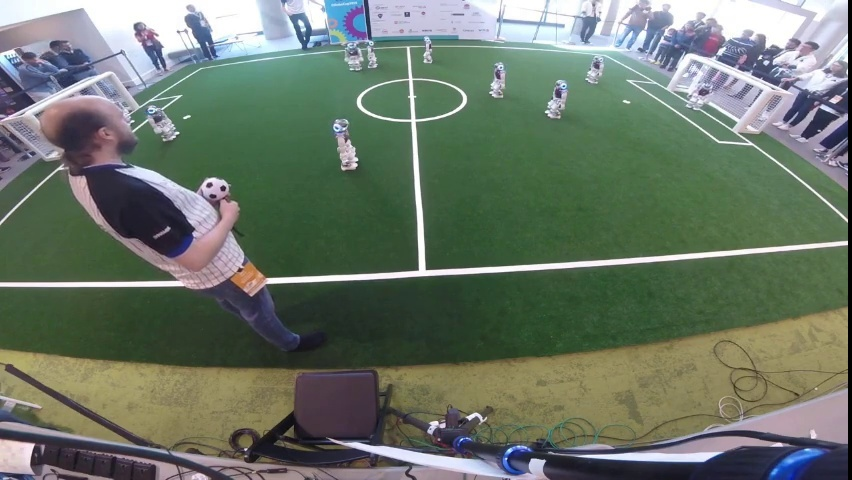
#> input picture background.jpg, 852 x 480 px, found by its file name
$ python extrinsic_parameters_B.py
#> lines starting #> are read from the running program, lines starting #| are printed output that depends on the picture
import cv2
import numpy as np

img = cv2.imread("background.jpg")
#> img is the input picture: shape (480, 852, 3); mean B, G, R 104.2, 117.8, 106.3
cv2.imwrite("background.jpg",cv2.resize(img,(1280,720)))
gray = cv2.cvtColor(img, cv2.COLOR_BGR2GRAY)
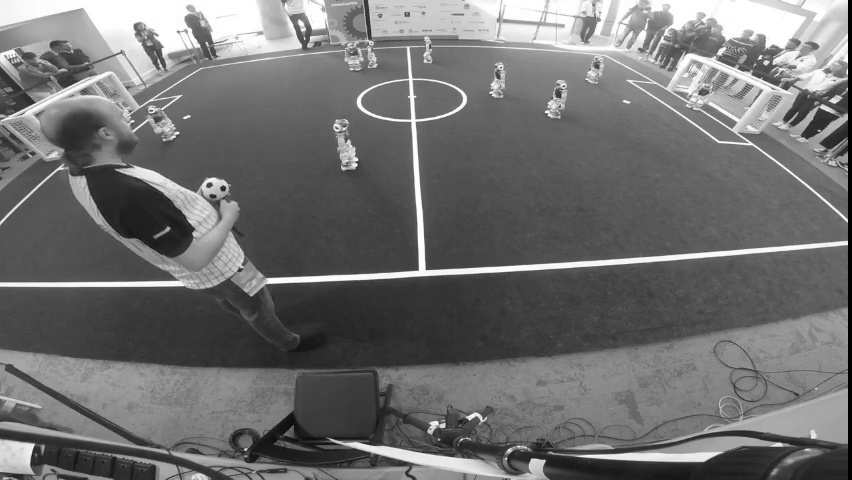
#> gray: shape (480, 852); min 0, max 255, mean 112.8

#points=np.float32([[[4.5,0,0],[4.5,3,0],[4.5,6,0],[4.5,3.75,0],[4.5,2.25,0],[0.6,4.1,0],[0.6,1.9,0],[0,1.9,0],[0,4.1,0],[9,0,0],[9,1.9,0],[9,4.1,0],[9,5.05,0],[0,4.8,0]]])
points=np.float32([[[4.5,0,0],[4.5,3,0],[4.5,6,0],[4.5,3.75,0],[4.5,2.25,0],[9,0,0],[0,0,0],[0,4.1,0],[9,4.1,0],[0.8,6,0]]])
objpoints = []
objpoints.append(points)

#imgp = np.float32([[[641,211],[665,288],[760,560],[679,331],[656,259],[142,356],[299,255],[253,257],[77,357],[923,227],[985,125],[1009,268],[1270,411],[0,407]]])
imgp = np.float32([[[643,156],[634,254],[608,610],[630,307],[636,219],[976,163],[327,176],[75,342],[1243,328],[3,531]]])
imgpoints = []
imgpoints.append(imgp)


ret, mtx, dist, rvecs, tvecs = cv2.calibrateCamera(objpoints, imgpoints, gray.shape[::-1], None, None,flags= cv2.CALIB_FIX_PRINCIPAL_POINT+cv2.CALIB_FIX_ASPECT_RATIO+cv2.CALIB_CB_NORMALIZE_IMAGE)
#> ret = 5.27; dist = [[0.309, -0.673, 0, 0, 0.166]]; rvecs = ([-1.31, 0.22, 0.171],); tvecs = ([-2.43, -1.23, 9.03],)

np.savez('calibration_oldC', distCoeff=dist, intrinsic_matrix=mtx)

# undistort
h,  w = img.shape[:2]
#> h = 480; w = 852
newcameramtx, roi = cv2.getOptimalNewCameraMatrix(mtx, dist, (w,h), 1, (w,h))
#> roi = (86, 108, 763, 365)
# undistort
mapx, mapy = cv2.initUndistortRectifyMap(mtx, dist, None, newcameramtx, (w,h), 5)
dst = cv2.remap(img, mapx, mapy, cv2.INTER_LINEAR)
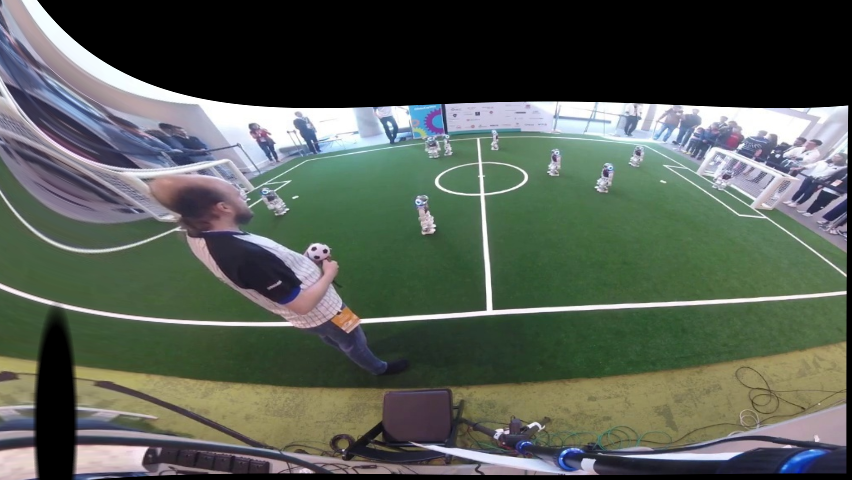
#> dst: shape (480, 852, 3); mean B, G, R 82.9, 92.2, 84.4
# crop the image# crop the image
dst_cropped = dst[120:h-120, 100:w-70]
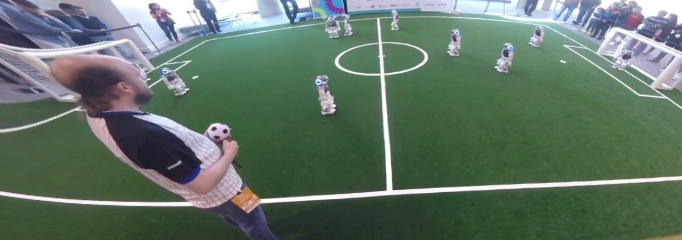
#> dst_cropped: shape (240, 682, 3); mean B, G, R 101.3, 115.7, 96.2
cv2.imwrite("undistort.jpg",dst)
cv2.imwrite("undistort_cropped.jpg",dst_cropped)
cv2.imwrite("img.jpg",img)

while True:

	cv2.imshow("undistort_cropped ",dst_cropped)


	if cv2.waitKey(10) & 0xFF == ord('q'):
#> (key q is pressed here)
		break
